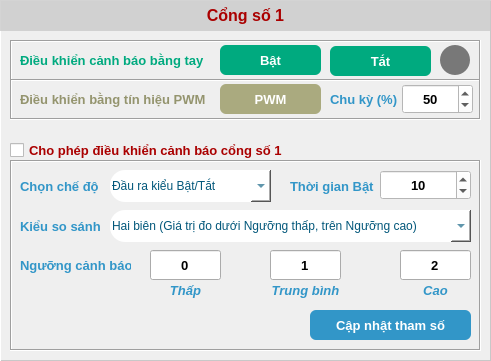
   <widget class="QGroupBox" name="groupBox_1">
    <property name="geometry">
     <rect>
      <x>10</x>
      <y>50</y>
      <width>491</width>
      <height>361</height>
     </rect>
    </property>
    <property name="font">
     <font>
      <pointsize>10</pointsize>
      <bold>true</bold>
     </font>
    </property>
    <property name="styleSheet">
     <string notr="true">QGroupBox{
border: none;
border-color: rgb(200, 200, 200);
border-style: outset;
border-width: 1px;
border-bottom-right-radius: 0px;
border-bottom-left-radius: 0px;
}</string>
    </property>
    <property name="title">
     <string/>
    </property>
    <property name="alignment">
     <set>Qt::AlignLeading|Qt::AlignLeft|Qt::AlignVCenter</set>
    </property>
    <property name="flat">
     <bool>false</bool>
    </property>
    <widget class="QCheckBox" name="checkBox_port01_enable">
     <property name="geometry">
      <rect>
       <x>10</x>
       <y>140</y>
       <width>281</width>
       <height>20</height>
      </rect>
     </property>
     <property name="font">
      <font>
       <pointsize>10</pointsize>
       <bold>true</bold>
      </font>
     </property>
     <property name="styleSheet">
      <string notr="true">color: rgb(170, 0, 0);</string>
     </property>
     <property name="text">
      <string>Cho phép điều khiển cảnh báo cổng số 1</string>
     </property>
     <property name="checked">
      <bool>false</bool>
     </property>
    </widget>
    <widget class="QFrame" name="frame_port01_setup">
     <property name="geometry">
      <rect>
       <x>10</x>
       <y>160</y>
       <width>471</width>
       <height>191</height>
      </rect>
     </property>
     <property name="frameShape">
      <enum>QFrame::Box</enum>
     </property>
     <property name="frameShadow">
      <enum>QFrame::Sunken</enum>
     </property>
     <widget class="QLabel" name="label_13">
      <property name="geometry">
       <rect>
        <x>10</x>
        <y>16</y>
        <width>81</width>
        <height>20</height>
       </rect>
      </property>
      <property name="font">
       <font>
        <pointsize>10</pointsize>
        <bold>true</bold>
       </font>
      </property>
      <property name="styleSheet">
       <string notr="true">color: rgb(50, 150, 200);</string>
      </property>
      <property name="text">
       <string>Chọn chế độ</string>
      </property>
     </widget>
     <widget class="QComboBox" name="comboBox_port01_mode">
      <property name="geometry">
       <rect>
        <x>100</x>
        <y>10</y>
        <width>161</width>
        <height>32</height>
       </rect>
      </property>
      <property name="font">
       <font>
        <pointsize>10</pointsize>
        <italic>true</italic>
        <bold>true</bold>
       </font>
      </property>
      <property name="layoutDirection">
       <enum>Qt::LeftToRight</enum>
      </property>
      <property name="styleSheet">
       <string notr="true">QComboBox{
color: rgb(2, 87, 122);
background-color: rgb(255, 255, 255);
border: none;
border-style: outset;
border-width: 0px;
border-top-left-radius: 15px;
border-bottom-left-radius: 15px;
}

QComboBox::drop-down{
width: 20;
}
QComboBox:hover{
background-color: rgb(25, 149, 173);
color: rgb(255, 255, 255);
}</string>
      </property>
      <property name="editable">
       <bool>true</bool>
      </property>
      <item>
       <property name="text">
        <string>Đầu ra kiểu Bật/Tắt</string>
       </property>
      </item>
      <item>
       <property name="text">
        <string>Đầu ra theo cấp độ</string>
       </property>
      </item>
     </widget>
     <widget class="QComboBox" name="comboBox_port01_cmptype">
      <property name="geometry">
       <rect>
        <x>100</x>
        <y>50</y>
        <width>361</width>
        <height>32</height>
       </rect>
      </property>
      <property name="font">
       <font>
        <pointsize>10</pointsize>
        <italic>true</italic>
        <bold>true</bold>
       </font>
      </property>
      <property name="layoutDirection">
       <enum>Qt::LeftToRight</enum>
      </property>
      <property name="styleSheet">
       <string notr="true">QComboBox{
color: rgb(2, 87, 122);
background-color: rgb(255, 255, 255);
border: none;
border-style: outset;
border-width: 0px;
border-top-left-radius: 15px;
border-bottom-left-radius: 15px;
}

QComboBox::drop-down{
width: 20;
}
QComboBox:hover{
background-color: rgb(25, 149, 173);
color: rgb(255, 255, 255);
}</string>
      </property>
      <property name="editable">
       <bool>true</bool>
      </property>
      <item>
       <property name="text">
        <string>Hai biên (Giá trị đo dưới Ngưỡng thấp, trên Ngưỡng cao)</string>
       </property>
      </item>
      <item>
       <property name="text">
        <string>Nằm giữa (Giá trị đo ở giữa Ngưỡng thấp và Ngưỡng cao)</string>
       </property>
      </item>
     </widget>
     <widget class="QLabel" name="label_15">
      <property name="geometry">
       <rect>
        <x>10</x>
        <y>56</y>
        <width>81</width>
        <height>20</height>
       </rect>
      </property>
      <property name="font">
       <font>
        <pointsize>10</pointsize>
        <bold>true</bold>
       </font>
      </property>
      <property name="styleSheet">
       <string notr="true">color: rgb(50, 150, 200);</string>
      </property>
      <property name="text">
       <string>Kiểu so sánh</string>
      </property>
     </widget>
     <widget class="QLabel" name="label_16">
      <property name="geometry">
       <rect>
        <x>10</x>
        <y>95</y>
        <width>111</width>
        <height>20</height>
       </rect>
      </property>
      <property name="font">
       <font>
        <pointsize>10</pointsize>
        <bold>true</bold>
       </font>
      </property>
      <property name="styleSheet">
       <string notr="true">color: rgb(50, 150, 200);</string>
      </property>
      <property name="text">
       <string>Ngưỡng cảnh báo</string>
      </property>
     </widget>
     <widget class="QLabel" name="label_17">
      <property name="geometry">
       <rect>
        <x>280</x>
        <y>16</y>
        <width>91</width>
        <height>20</height>
       </rect>
      </property>
      <property name="font">
       <font>
        <pointsize>10</pointsize>
        <bold>true</bold>
       </font>
      </property>
      <property name="styleSheet">
       <string notr="true">color: rgb(50, 150, 200);</string>
      </property>
      <property name="text">
       <string>Thời gian Bật</string>
      </property>
     </widget>
     <widget class="QSpinBox" name="spinBox_port01_time">
      <property name="geometry">
       <rect>
        <x>370</x>
        <y>10</y>
        <width>91</width>
        <height>30</height>
       </rect>
      </property>
      <property name="font">
       <font>
        <pointsize>10</pointsize>
        <bold>true</bold>
       </font>
      </property>
      <property name="styleSheet">
       <string notr="true">background-color: rgb(255, 255, 255);</string>
      </property>
      <property name="alignment">
       <set>Qt::AlignCenter</set>
      </property>
      <property name="minimum">
       <number>0</number>
      </property>
      <property name="maximum">
       <number>255</number>
      </property>
      <property name="value">
       <number>10</number>
      </property>
     </widget>
     <widget class="QLineEdit" name="lineEdit_port01_threLow">
      <property name="geometry">
       <rect>
        <x>140</x>
        <y>90</y>
        <width>71</width>
        <height>30</height>
       </rect>
      </property>
      <property name="font">
       <font>
        <pointsize>10</pointsize>
        <bold>true</bold>
       </font>
      </property>
      <property name="text">
       <string>0</string>
      </property>
      <property name="maxLength">
       <number>8</number>
      </property>
      <property name="alignment">
       <set>Qt::AlignCenter</set>
      </property>
     </widget>
     <widget class="QLabel" name="label_port01_low">
      <property name="geometry">
       <rect>
        <x>140</x>
        <y>120</y>
        <width>71</width>
        <height>20</height>
       </rect>
      </property>
      <property name="font">
       <font>
        <pointsize>10</pointsize>
        <italic>true</italic>
        <bold>true</bold>
       </font>
      </property>
      <property name="styleSheet">
       <string notr="true">color: rgb(50, 150, 200);</string>
      </property>
      <property name="text">
       <string>Thấp</string>
      </property>
      <property name="alignment">
       <set>Qt::AlignCenter</set>
      </property>
     </widget>
     <widget class="QLabel" name="label_port01_medium">
      <property name="geometry">
       <rect>
        <x>250</x>
        <y>120</y>
        <width>91</width>
        <height>20</height>
       </rect>
      </property>
      <property name="font">
       <font>
        <pointsize>10</pointsize>
        <italic>true</italic>
        <bold>true</bold>
       </font>
      </property>
      <property name="styleSheet">
       <string notr="true">color: rgb(50, 150, 200);</string>
      </property>
      <property name="text">
       <string>Trung bình</string>
      </property>
      <property name="alignment">
       <set>Qt::AlignCenter</set>
      </property>
     </widget>
     <widget class="QLineEdit" name="lineEdit_port01_threMedium">
      <property name="geometry">
       <rect>
        <x>260</x>
        <y>90</y>
        <width>71</width>
        <height>30</height>
       </rect>
      </property>
      <property name="font">
       <font>
        <pointsize>10</pointsize>
        <bold>true</bold>
       </font>
      </property>
      <property name="text">
       <string>1</string>
      </property>
      <property name="maxLength">
       <number>8</number>
      </property>
      <property name="alignment">
       <set>Qt::AlignCenter</set>
      </property>
     </widget>
     <widget class="QLabel" name="label_port01_high">
      <property name="geometry">
       <rect>
        <x>390</x>
        <y>120</y>
        <width>71</width>
        <height>20</height>
       </rect>
      </property>
      <property name="font">
       <font>
        <pointsize>10</pointsize>
        <italic>true</italic>
        <bold>true</bold>
       </font>
      </property>
      <property name="styleSheet">
       <string notr="true">color: rgb(50, 150, 200);</string>
      </property>
      <property name="text">
       <string>Cao</string>
      </property>
      <property name="alignment">
       <set>Qt::AlignCenter</set>
      </property>
     </widget>
     <widget class="QLineEdit" name="lineEdit_port01_threHigh">
      <property name="geometry">
       <rect>
        <x>390</x>
        <y>90</y>
        <width>71</width>
        <height>30</height>
       </rect>
      </property>
      <property name="font">
       <font>
        <pointsize>10</pointsize>
        <bold>true</bold>
       </font>
      </property>
      <property name="text">
       <string>2</string>
      </property>
      <property name="maxLength">
       <number>8</number>
      </property>
      <property name="alignment">
       <set>Qt::AlignCenter</set>
      </property>
     </widget>
     <widget class="QToolButton" name="toolButton_port01_update">
      <property name="geometry">
       <rect>
        <x>300</x>
        <y>150</y>
        <width>161</width>
        <height>30</height>
       </rect>
      </property>
      <property name="font">
       <font>
        <pointsize>10</pointsize>
        <bold>true</bold>
       </font>
      </property>
      <property name="styleSheet">
       <string notr="true">QToolButton{
color: rgb(255, 255, 255);
background-color: rgb(50, 150, 200);
border: none;
border-style: outset;
border-width: 0px;
border-radius: 6px;
}
QToolButton:hover{
background-color: rgb(120, 210, 240);
color: rgb(255, 255, 255);
}</string>
      </property>
      <property name="text">
       <string>Cập nhật tham số</string>
      </property>
      <property name="iconSize">
       <size>
        <width>50</width>
        <height>50</height>
       </size>
      </property>
      <property name="toolButtonStyle">
       <enum>Qt::ToolButtonTextOnly</enum>
      </property>
      <property name="autoRaise">
       <bool>true</bool>
      </property>
     </widget>
    </widget>
    <widget class="QFrame" name="frame_port01_onOff">
     <property name="geometry">
      <rect>
       <x>10</x>
       <y>40</y>
       <width>471</width>
       <height>41</height>
      </rect>
     </property>
     <property name="frameShape">
      <enum>QFrame::Box</enum>
     </property>
     <property name="frameShadow">
      <enum>QFrame::Sunken</enum>
     </property>
     <widget class="QToolButton" name="toolButton_port01_off">
      <property name="geometry">
       <rect>
        <x>320</x>
        <y>6</y>
        <width>101</width>
        <height>30</height>
       </rect>
      </property>
      <property name="font">
       <font>
        <pointsize>10</pointsize>
        <bold>true</bold>
       </font>
      </property>
      <property name="styleSheet">
       <string notr="true">QToolButton{
color: rgb(255, 255, 255);
background-color: rgb(0, 170, 127);
border: none;
border-style: outset;
border-width: 0px;
border-radius: 6px;
}
QToolButton:hover{
background-color: rgb(120, 210, 240);
color: rgb(255, 255, 255);
}</string>
      </property>
      <property name="text">
       <string>Tắt</string>
      </property>
      <property name="iconSize">
       <size>
        <width>50</width>
        <height>50</height>
       </size>
      </property>
      <property name="toolButtonStyle">
       <enum>Qt::ToolButtonTextOnly</enum>
      </property>
      <property name="autoRaise">
       <bool>true</bool>
      </property>
     </widget>
     <widget class="QToolButton" name="toolButton_port01_on">
      <property name="geometry">
       <rect>
        <x>210</x>
        <y>5</y>
        <width>101</width>
        <height>30</height>
       </rect>
      </property>
      <property name="font">
       <font>
        <pointsize>10</pointsize>
        <bold>true</bold>
       </font>
      </property>
      <property name="styleSheet">
       <string notr="true">QToolButton{
color: rgb(255, 255, 255);
background-color:rgb(0, 170, 127);
border: none;
border-style: outset;
border-width: 0px;
border-radius: 6px;
}
QToolButton:hover{
background-color: rgb(120, 210, 240);
color: rgb(255, 255, 255);
}</string>
      </property>
      <property name="text">
       <string>Bật</string>
      </property>
      <property name="iconSize">
       <size>
        <width>50</width>
        <height>50</height>
       </size>
      </property>
      <property name="toolButtonStyle">
       <enum>Qt::ToolButtonTextOnly</enum>
      </property>
      <property name="autoRaise">
       <bool>true</bool>
      </property>
     </widget>
     <widget class="QLabel" name="label_14">
      <property name="geometry">
       <rect>
        <x>10</x>
        <y>10</y>
        <width>191</width>
        <height>20</height>
       </rect>
      </property>
      <property name="font">
       <font>
        <pointsize>10</pointsize>
        <bold>true</bold>
       </font>
      </property>
      <property name="styleSheet">
       <string notr="true">color: rgb(0, 170, 127);</string>
      </property>
      <property name="text">
       <string>Điều khiển cảnh báo bằng tay</string>
      </property>
     </widget>
     <widget class="QToolButton" name="toolButton_port01_led">
      <property name="geometry">
       <rect>
        <x>430</x>
        <y>5</y>
        <width>30</width>
        <height>30</height>
       </rect>
      </property>
      <property name="font">
       <font>
        <pointsize>10</pointsize>
        <bold>true</bold>
       </font>
      </property>
      <property name="styleSheet">
       <string notr="true">QToolButton{
background-color: rgb(0, 255, 0);
	background-color: rgb(120, 120, 120);
border: none;
border-style: outset;
border-width: 0px;
border-radius: 15px;
}
</string>
      </property>
      <property name="text">
       <string/>
      </property>
      <property name="iconSize">
       <size>
        <width>50</width>
        <height>50</height>
       </size>
      </property>
      <property name="toolButtonStyle">
       <enum>Qt::ToolButtonTextOnly</enum>
      </property>
      <property name="autoRaise">
       <bool>true</bool>
      </property>
     </widget>
    </widget>
    <widget class="QLabel" name="label_port01">
     <property name="geometry">
      <rect>
       <x>0</x>
       <y>0</y>
       <width>491</width>
       <height>31</height>
      </rect>
     </property>
     <property name="font">
      <font>
       <pointsize>12</pointsize>
       <bold>true</bold>
      </font>
     </property>
     <property name="styleSheet">
      <string notr="true">QLabel{
background-color: rgba(200, 200, 200, 200);
color: rgb(170, 0, 0);
}</string>
     </property>
     <property name="text">
      <string>Cổng số 1</string>
     </property>
     <property name="alignment">
      <set>Qt::AlignCenter</set>
     </property>
    </widget>
    <widget class="QFrame" name="frame_port01_pwm">
     <property name="geometry">
      <rect>
       <x>10</x>
       <y>79</y>
       <width>471</width>
       <height>41</height>
      </rect>
     </property>
     <property name="frameShape">
      <enum>QFrame::Box</enum>
     </property>
     <property name="frameShadow">
      <enum>QFrame::Sunken</enum>
     </property>
     <widget class="QLabel" name="label_18">
      <property name="geometry">
       <rect>
        <x>10</x>
        <y>10</y>
        <width>191</width>
        <height>20</height>
       </rect>
      </property>
      <property name="font">
       <font>
        <pointsize>10</pointsize>
        <bold>true</bold>
       </font>
      </property>
      <property name="styleSheet">
       <string notr="true">color: rgb(170, 170, 127);
color: rgb(148, 148, 110);</string>
      </property>
      <property name="text">
       <string>Điều khiển bằng tín hiệu PWM</string>
      </property>
     </widget>
     <widget class="QToolButton" name="toolButton_port01_pwm">
      <property name="geometry">
       <rect>
        <x>210</x>
        <y>5</y>
        <width>101</width>
        <height>30</height>
       </rect>
      </property>
      <property name="font">
       <font>
        <pointsize>10</pointsize>
        <bold>true</bold>
       </font>
      </property>
      <property name="styleSheet">
       <string notr="true">QToolButton{
color: rgb(255, 255, 255);
background-color: rgb(170, 170, 127);
border: none;
border-style: outset;
border-width: 0px;
border-radius: 6px;
}
QToolButton:hover{
background-color: rgb(230, 230, 170);
color: rgb(255, 255, 255);
}</string>
      </property>
      <property name="text">
       <string>PWM</string>
      </property>
      <property name="iconSize">
       <size>
        <width>50</width>
        <height>50</height>
       </size>
      </property>
      <property name="toolButtonStyle">
       <enum>Qt::ToolButtonTextOnly</enum>
      </property>
      <property name="autoRaise">
       <bool>true</bool>
      </property>
     </widget>
     <widget class="QLabel" name="label_24">
      <property name="geometry">
       <rect>
        <x>320</x>
        <y>10</y>
        <width>71</width>
        <height>20</height>
       </rect>
      </property>
      <property name="font">
       <font>
        <pointsize>10</pointsize>
        <bold>true</bold>
       </font>
      </property>
      <property name="styleSheet">
       <string notr="true">color: rgb(50, 150, 200);</string>
      </property>
      <property name="text">
       <string>Chu kỳ (%)</string>
      </property>
     </widget>
     <widget class="QSpinBox" name="spinBox_port01_duty">
      <property name="geometry">
       <rect>
        <x>392</x>
        <y>5</y>
        <width>71</width>
        <height>30</height>
       </rect>
      </property>
      <property name="font">
       <font>
        <pointsize>10</pointsize>
        <bold>true</bold>
       </font>
      </property>
      <property name="styleSheet">
       <string notr="true">background-color: rgb(255, 255, 255);</string>
      </property>
      <property name="alignment">
       <set>Qt::AlignCenter</set>
      </property>
      <property name="minimum">
       <number>0</number>
      </property>
      <property name="maximum">
       <number>100</number>
      </property>
      <property name="value">
       <number>50</number>
      </property>
     </widget>
    </widget>
   </widget>
